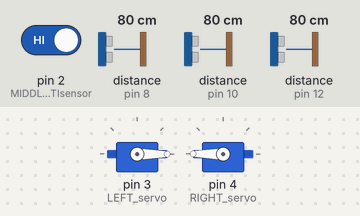
Recording of a sketch running on a simulated Arduino Mega 2560, built with avr-gcc and run on an emulated ATmega2560. Shown: 2 × servo. Wiring (inferred from the names in the program): 3 × ultrasonic range finder: trigger pin 9, echo pin 8 / trigger pin 11, echo pin 10 / trigger pin 13, echo pin 12. The inputs (shaded band) are chosen by the test bench; at power-on: pin 2 (MIDDLE_pinQTIsensor) HIGH, distance to the obstacle (sensors on pin 8, pin 10, pin 12) 80 cm. The echo pulse lasts 58.3 µs per cm; what the sketch prints to the serial monitor is not drawn.

Above: at 12.2 s.
12.3 s: pin 2 (MIDDLE_pinQTIsensor) driven LOW
At 13.0 s:
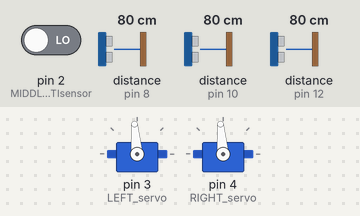
14.6 s: pin 2 (MIDDLE_pinQTIsensor) driven HIGH
At 15.1 s:
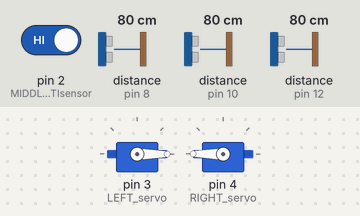
Timing chart, 0 to 17.6 s (numbered marks = the images above; inputs shaded):
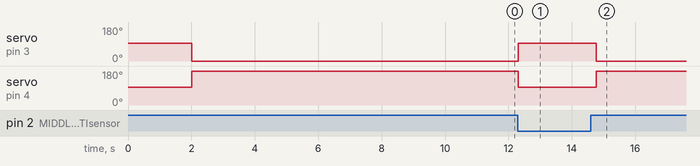

The sketch:

HC_all_test.ino
```cpp
int flag_Found;
int count = 0;
int left_count = 0;

//********** Wheels Variable **********
#include <Servo.h>
Servo myservo1;
Servo myservo2;
#define LEFT_servo 3
#define RIGHT_servo 4
#define HCdistance 60

//********** QTI MIDDLE Variable **********
// BLACK == 1
volatile int MIDDLE_whiteLine;
int MIDDLE_sensorVal;
#define MIDDLE_pinQTIsensor 2

//********** QTI LEFT Variable **********
volatile int LEFT_whiteLine;
int LEFT_sensorVal;
#define LEFT_pinQTIsensor 21

//********** QTI RIGHT Variable **********
volatile int RIGHT_whiteLine;
int RIGHT_sensorVal;
#define RIGHT_pinQTIsensor 20

//********** HC-SR04 FRONT Variable **********
#define FRONT_trigPin 3
#define FRONT_echoPin 4
long FRONT_duration, FRONT_distance;

//********** HC-SR04 BACK Variable **********
#define BACK_trigPin 9
#define BACK_echoPin 8
long BACK_duration, BACK_distance;

//********** HC-SR04 LEFT Variable **********
#define LEFT_trigPin 11
#define LEFT_echoPin 10
long LEFT_duration, LEFT_distance;

//********** HC-SR04 RIGHT Variable **********
#define RIGHT_trigPin 13
#define RIGHT_echoPin 12
long RIGHT_duration, RIGHT_distance;


void goForward()
{
  digitalWrite(22, LOW);
  //Serial.println("Forward");
  myservo1.write(0);
  myservo2.write(190);
}

void goBackward()
{
  digitalWrite(22, LOW);
  //Serial.println("Backward");
  myservo1.write(190);
  myservo2.write(0);
}

void goLeft()
{
  digitalWrite(22, LOW);
  Serial.println("Left");
  myservo1.write(0);
  myservo2.write(0);
}

void goRight()
{
  digitalWrite(22, LOW);
  Serial.println("Right");
  myservo1.write(190);
  myservo2.write(190);
}

void goStop()
{
  digitalWrite(22, HIGH);
  Serial.println("Stop");
  myservo1.write(95);
  myservo2.write(95);
}

void goU()
{
  Serial.println("U");
  myservo1.write(0);
  myservo2.write(0);
}

void FRONT_HC()
{
  digitalWrite(FRONT_trigPin, LOW);
  digitalWrite(FRONT_trigPin, HIGH);
  delay(100);
  digitalWrite(FRONT_trigPin, LOW);
  FRONT_duration = pulseIn(FRONT_echoPin, HIGH);
  FRONT_distance = (FRONT_duration / 2) / 29.1;
}

void BACK_HC()
{
  digitalWrite(BACK_trigPin, LOW);
  digitalWrite(BACK_trigPin, HIGH);
  digitalWrite(BACK_trigPin, LOW);
  BACK_duration = pulseIn(BACK_echoPin, HIGH);
  BACK_distance = (BACK_duration / 2) / 29.1;
}

void LEFT_HC()
{
  digitalWrite(LEFT_trigPin, LOW);
  digitalWrite(LEFT_trigPin, HIGH);
  digitalWrite(LEFT_trigPin, LOW);
  LEFT_duration = pulseIn(LEFT_echoPin, HIGH);
  LEFT_distance = (LEFT_duration / 2) / 29.1;
}

void RIGHT_HC()
{
  digitalWrite(RIGHT_trigPin, LOW);
  digitalWrite(RIGHT_trigPin, HIGH);
  digitalWrite(RIGHT_trigPin, LOW);
  RIGHT_duration = pulseIn(RIGHT_echoPin, HIGH);
  RIGHT_distance = (RIGHT_duration / 2) / 29.1;
}

void searchBot ()
{
  Serial.println("Searching");
  LEFT_HC(); RIGHT_HC();
  if (LEFT_distance < HCdistance && RIGHT_distance < HCdistance && flag_Found == 0 )
  {
    Serial.println("Front Detected");
    Serial.println(String(LEFT_distance) + " " + String(RIGHT_distance));
    goForward();
    flag_Found = 1;
  }

  if (LEFT_distance < HCdistance  && flag_Found == 0 )
  {
    Serial.println("LEFT Detected");
    Serial.println(LEFT_distance);
    goLeft();
    flag_Found = 1;
  }

  if (RIGHT_distance < HCdistance && flag_Found == 0 )
  {
    Serial.println("RIGHT Detected");
    Serial.println(RIGHT_distance);
    goRight();
    flag_Found = 1;
  }


  //  BACK_HC();
  //  if (BACK_distance < 30 && flag_Found == 0 )
  //  {
  //    goU();
  //    delay(450);
  //    goStop();
  //    flag_Found = 1;
  //  }
  //  else
  //  {
  //    goStop();
  //  }
  //
  //  RIGHT_HC();
  //  if (RIGHT_distance < 30 && flag_Found == 0 )
  //  {
  //    goRight();
  //    delay(450);
  //    goStop();
  //    flag_Found = 1;
  //  }
  //  else
  //  {
  //    goStop();
  //  }
  //
  //  LEFT_HC();
  //  if (LEFT_distance < 30 && flag_Found == 0 )
  //  {
  //    goLeft();
  //    delay(450);
  //    goStop();
  //    flag_Found = 1;
  //  }
  //  else
  //  {
  //    goStop();
  //  }
}

void setup() {

  Serial.begin(115200);

  myservo1.attach(LEFT_servo);  // attaches the servo on pin 9 to the servo object
  myservo2.attach(RIGHT_servo);

  pinMode(LEFT_pinQTIsensor, INPUT);
  digitalWrite(LEFT_pinQTIsensor, HIGH);

  pinMode(MIDDLE_pinQTIsensor, INPUT);
  digitalWrite(MIDDLE_pinQTIsensor, HIGH);

  pinMode(RIGHT_pinQTIsensor, INPUT);
  digitalWrite(RIGHT_pinQTIsensor, HIGH);

  attachInterrupt(digitalPinToInterrupt(MIDDLE_pinQTIsensor), MIDDLE_whiteLineISR, LOW);
  //  attachInterrupt(digitalPinToInterrupt(RIGHT_pinQTIsensor), RIGHT_whiteLineISR, LOW);
  //  attachInterrupt(digitalPinToInterrupt(LEFT_pinQTIsensor), LEFT_whiteLineISR, LOW);

  // we need to call this to enable interrupts
  interrupts();
  MIDDLE_whiteLine = 1;

  pinMode(FRONT_trigPin, OUTPUT);
  pinMode(FRONT_echoPin, INPUT);

  pinMode(RIGHT_trigPin, OUTPUT);
  pinMode(RIGHT_echoPin, INPUT);

  pinMode(BACK_trigPin, OUTPUT);
  pinMode(BACK_echoPin, INPUT);

  pinMode(LEFT_trigPin, OUTPUT);
  pinMode(LEFT_echoPin, INPUT);

  flag_Found = 0;
  goStop();
  Serial.println("Initializing all sensors");
  delay(2000);
}

void MIDDLE_whiteLineISR() {
  goStop();
  //Serial.println(MIDDLE_sensorVal);
  //Serial.println("STOP Interrupt");
  MIDDLE_whiteLine = 0;
}
//
//void RIGHT_whiteLineISR() {
//  //  goLeft();
//  //  goStop;
//  //  goBackward();
//  RIGHT_whiteLine = 1;
//  //Serial.println("RIGHT Interrupt");
//  //  MIDDLE_whiteLine = 1;
//}
//
//void LEFT_whiteLineISR() {
//  //  goStop;
//  //  goBackward();
//  //  goRight();
//  digitalWrite(22, LOW);
//  //Serial.println("Backward");
//  myservo1.write(190);
//  myservo2.write(0);
//  LEFT_whiteLine = 1;
//  //Serial.println("LEFT Interrupt");
//  //  MIDDLE_whiteLine = 1;
//}


void loop()
{
  flag_Found = 0;
//  Serial.println("Starts reading....");
  //  MIDDLE_sensorVal = digitalRead(MIDDLE_pinQTIsensor);
  //  LEFT_sensorVal = digitalRead(LEFT_pinQTIsensor);
  //  RIGHT_sensorVal = digitalRead(RIGHT_pinQTIsensor);
  //Serial.println("MIDDLE_sensorVal: " + String(MIDDLE_sensorVal));
  //Serial.println("LEFT_sensorVal: " + String(LEFT_sensorVal));
  //Serial.println("RIGHT_sensorVal: " + String(RIGHT_sensorVal));

    RIGHT_HC();
    Serial.print(" RIGHT " + String(RIGHT_distance));
    BACK_HC();
    Serial.print(" BACK " + String(BACK_distance));
    LEFT_HC();
    Serial.println(" LEFT " + String(LEFT_distance));
    goForward();
//    delay(400);
}
```

Measured:
- after the input at 12.3 s, servo on pin 3 (LEFT_servo): 0° → 95° at once; servo on pin 4 (RIGHT_servo): 180° → 95° at once
- after the input at 14.6 s, servo on pin 3 (LEFT_servo): 95° → 0° after 0.18 s; servo on pin 4 (RIGHT_servo): 95° → 180° after 0.18 s
